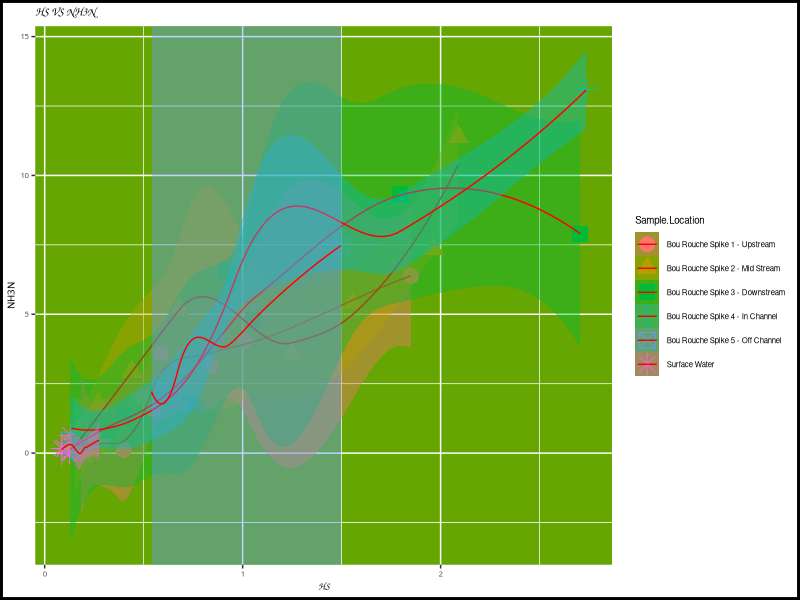
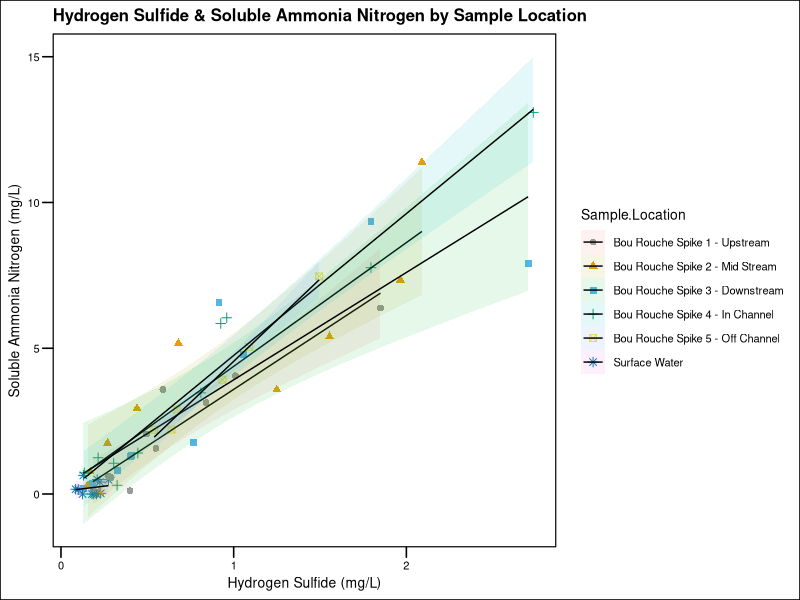

Write the R code that produced these figures, in order.
## ---- chunk 1
knitr::opts_chunk$set(echo = TRUE)
library(ggthemes)
library(ggpubr)
library(ggplot2)
bad=read.csv('firstbad.csv')
good=read.csv('firstgood.csv')
## ---- chunk 2

ggplot(bad, aes(x=HS,y=NH3N, fill=Sample.Location)) +
  
  geom_point(size = 5, na.rm=TRUE, aes(color=Sample.Location, shape=Sample.Location)) + geom_smooth(method = "auto", colour="red", size=0.5) + 
  theme(panel.background = element_rect(fill = "#65A603"), text = element_text(size = 7), 
        
        plot.title = element_text(family = "Comic Sans MS"), 
        axis.title.x  = element_text(family = "Comic Sans MS"),
        axis.title.y  = element_text(family = "AppleGothic"),
        axis.text.x   = element_text(family = "Optima"),
        axis.text.y   = element_text(family = "Luminari")) + 
  
  theme(plot.background = element_rect(color = "black", size = 2)) + ggtitle("HS VS NH3N")   

## ---- chunk 3
# GOODPLOT


cbp1 <- c("#999999", "#E69F00", "#56B4E9", "#009E73",
          "#F0E442", "#0072B2", "#D55E00", "#CC79A7")

ggplot(good, aes(x=HS,y=NH3N, fill=Sample.Location)) +
  geom_point(size = 2, na.rm=TRUE, aes(color=Sample.Location, shape=Sample.Location )) + scale_colour_manual(values=cbp1) + theme_base() +
  theme(legend.position = "right", text = element_text(size = 10)) + stat_smooth(method = "lm", colour="black", size=0.5, alpha = 0.1) + ggtitle("Hydrogen Sulfide & Soluble Ammonia Nitrogen by Sample Location") + xlab("Hydrogen Sulfide (mg/L)") + ylab("Soluble Ammonia Nitrogen (mg/L)") 

#facet_wrap(~Sample.Location) Also this may be a good way to visualize all of the groups individually while letting you compare them somewhat.I couldn't get the trend lines to label individually with different colors so you could better tell them apart with their R^2 values but, that is what I am going for. 


